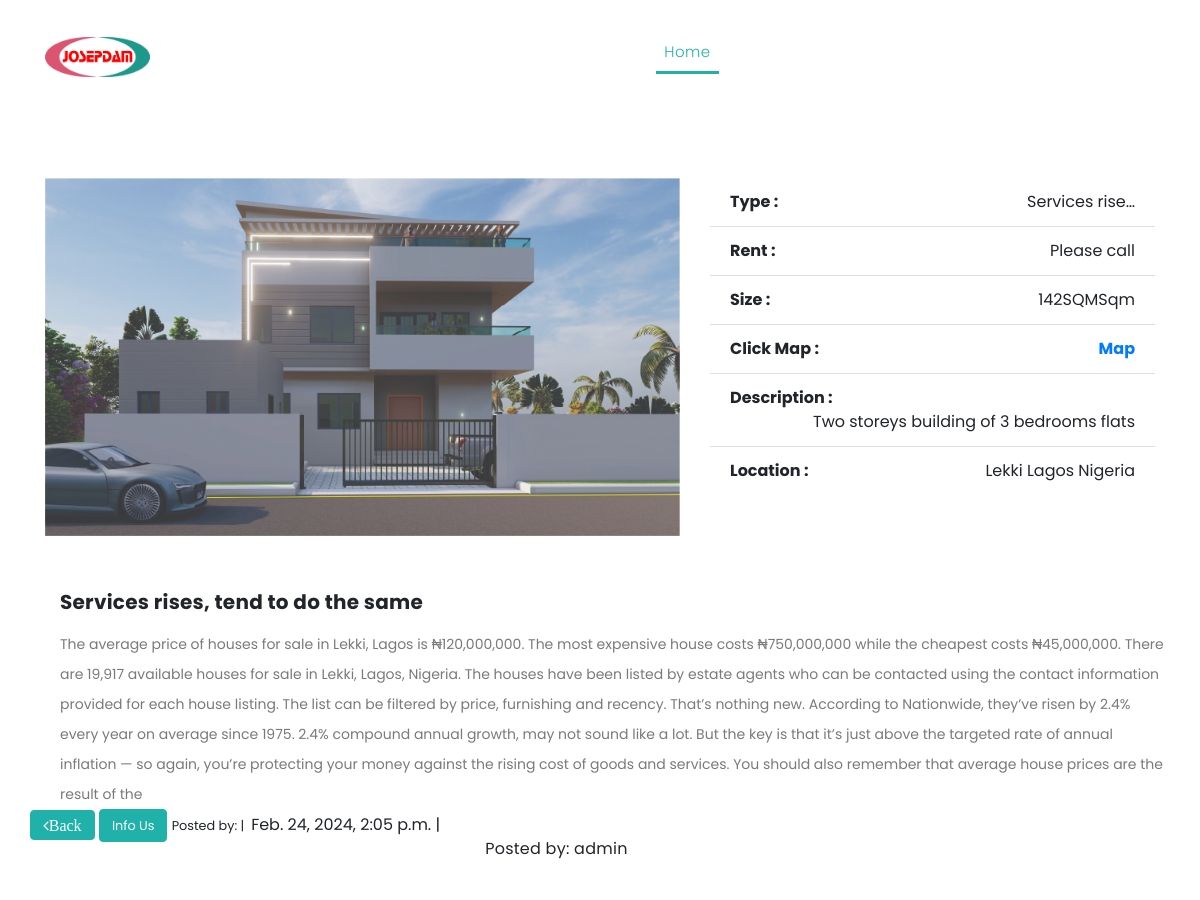
The page /article/8/ (upper part) on the database as committed earlier.
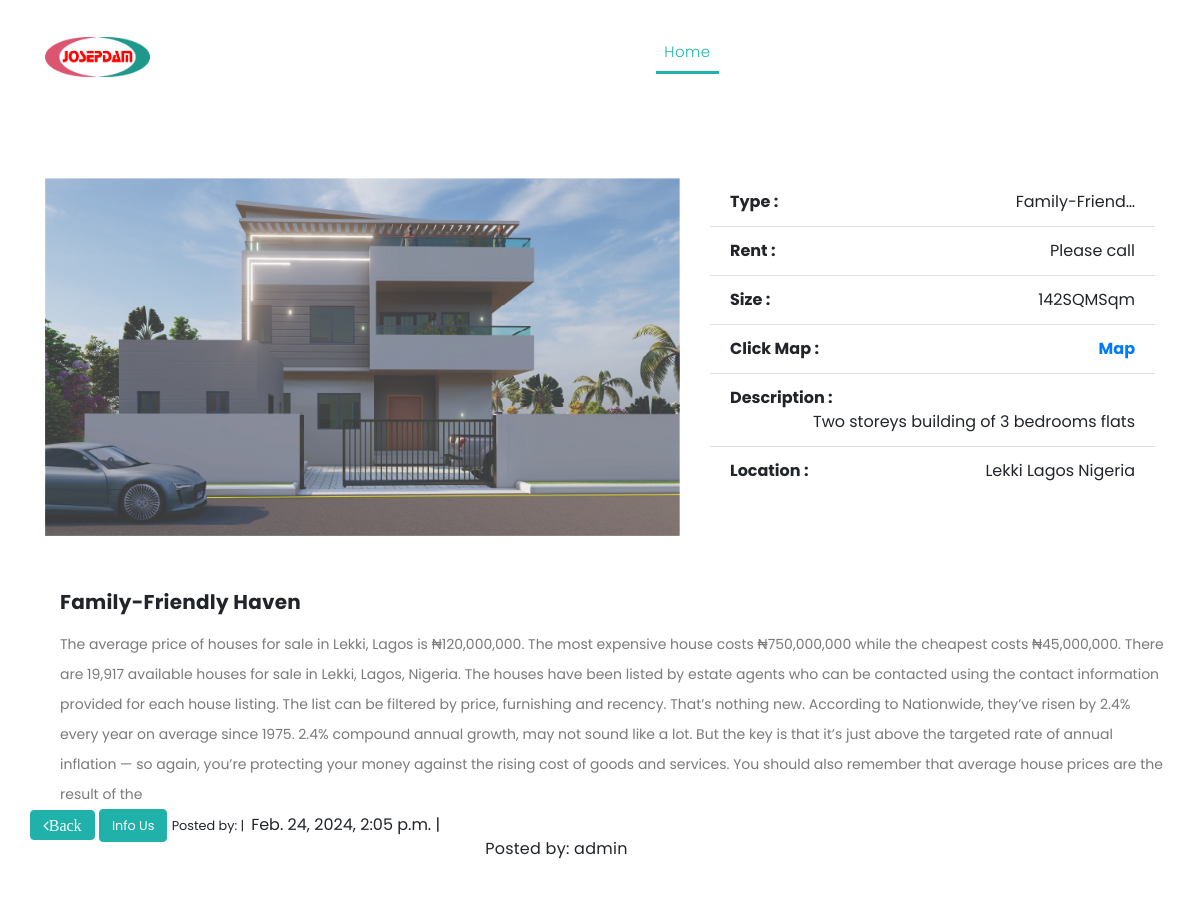
The same page on the database as committed later.
### josepdam/models.py (models this page shows, shortened)
class ConstructionPost(models.Model):
    title = models.CharField(max_length=255, blank=True, null=True)
    description = models.TextField()
    slug = models.SlugField (max_length=255)
    img = models.ImageField ( upload_to= 'image/')
    publish_date = models.DateTimeField (auto_now_add= True)
    author = models.ForeignKey(User, on_delete=models.CASCADE)
    rent = models.CharField(max_length = 50,blank=True, null=True)
    size = models.CharField(max_length = 50,blank=True, null=True)
    details = models.CharField(max_length = 200,blank=True, null=True)
    location = models.CharField(max_length = 200,blank=True, null=True)
    likes = models.ManyToManyField(User, related_name='blog_posts')
    class Meta:
        ordering =['-publish_date']

### josepdam/views.py (the view, shortened to what this page needs)
# urls.py: path('article/<int:pk>/', ArticleDetailView.as_view(), name="detail"),
class ArticleDetailView(DetailView):
    model = ConstructionPost
    template_name = 'josep/article_detail.html'

### templates/josep/article_detail.html (shortened to what this page needs)
{% extends "base.html" %}
{% load static %}
{% block content%}
    <div class="page-headin header-text">
      <div class="container">
        <div class="row">
          <div class="col-md-12">
            <br>
            <a " " class="btn btn-blue"> </a>
          </div>
        </div>
      </div>
    </div>
    <div class="services">
      <div class="container">
        <div class="row">
          <div class="col-md-7">
            <div>
              {% if object.img %}
              <img src="{{ object.img.url }}" alt="" class="img-fluid wc-image">
              {% endif %}
            </div> <br>
          </div>
          <div class="col-md-5">
            <form action="#" method="post" class="form">
              <ul class="list-group list-group-flush">
               <li class="list-group-item">
                    <div class="clearfix">
                      <strong class="pull-left">Type :</strong>
                      <span class="pull-right">{{ object.title|truncatechars:14 }}</span>
                    </div>
               </li>
               <li class="list-group-item">
                    <div class="clearfix">
                         <strong class="pull-left">Rent :</strong>
                         <span class="pull-right"> {{ object.rent }}</span>
                    </div>
               </li>
               <li class="list-group-item">
                    <div class="clearfix">
                      <strong class="pull-left">Size :</strong>
                         <span class="pull-right">{{ object.size }}Sqm</span>
                    </div>
               </li>
                <li class="list-group-item">
                  <div class="clearfix">
                       <strong class="pull-left">Click Map :</strong>
                       <a href="https://www.google.com/maps/@6.5352339,3.3489682,15z?entry=ttu"> <strong class="pull-right"> Map</strong>
                       </div></a>
                  </li>
           <li class="list-group-item">
            <div class="clearfix">
              <strong class="pull-left">Description :</strong>
              <span class="pull-right">{{ object.details }}</span>
            </div>
            <li class="list-group-item">
              <div class="clearfix">
                <strong class="pull-left">Location :</strong>
                <span class="pull-right">{{ object.location }}</span>
              </div>
         </li>
          </li>
        </div> <br>
        <div class="tabs-content" style="display: block;">
          <h4>{{ object.title }}</h4>
          <p>{{ object.description|truncatechars:9000 }}</p>
        </div>
        <span>
           <a href="{% url 'home' %}" class="btn btn-primary"><i class="fa fa-angle-left">Back</i></a>
           <a href="{% url 'contact' %}" class="btn btn-primary"y"><small>Info Us</small></a>
            <small> Posted by:&nbsp;|&nbsp; </small> {{ object.publish_date }} |
        </span>
          <div class="col-lg-3">
            <div class="tabs-content">
              <h4><small>Posted by: {{object.author}}</small></h4>
            </div>
          </div>
        </div>
        <br>
        <br>
        <br>
      </div>
    </div>
{% endblock %}

Rows that differ between the two databases and show on the page:
changed ConstructionPost "Please call": title "Services rise…" → "Family-Friend…"; title "Services rises, tend to do the same" → "Family-Friendly Haven"
